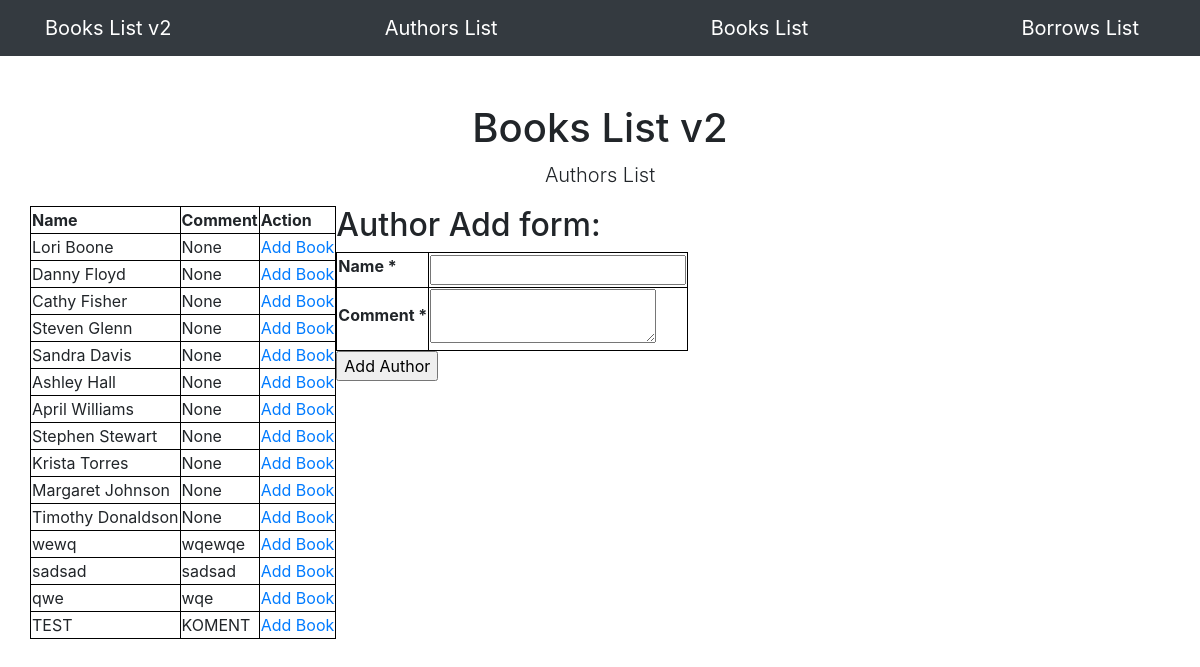
The app's page /authors with its own data.
### app/models.py (models this page shows, shortened)
class Author(db.Model):
    id = db.Column(db.Integer, primary_key=True)
    name = db.Column(db.String(100), index=True, unique=True)
    comment = db.Column(db.String(100), index=True)
    books = db.relationship("Book", backref="author", lazy="dynamic")

### app/routes.py (the view)
@app.route('/authors', methods=["GET", "POST"])
def authors_view():
    form=AuthorForm()
    error = ""
    authors = Author.query.all()
    if request.method == "POST" and form.validate_on_submit():
        form.data.pop('csrf_token')
        new_author = Author(name=form.data['name'], comment=form.data['comment'])
        db.session.add(new_author)
        db.session.commit()
        return redirect(url_for("authors_view"))
    return render_template("authors.html", authors=authors, form=form, error=error)

### app/forms.py
class AuthorForm(FlaskForm):
    name = StringField('Name', validators=[DataRequired()])
    comment = TextAreaField('Comment', validators=[DataRequired()])

### app/templates/authors.html (shortened to what this page needs)
{% extends "base.html" %}
{% block content %}
<div class="row">
    <div class="col-lg-12 text-center">
       <h1 class="mt-5">Books List v2</h1>
       <p class="lead">Authors List</p>
    </div>
    <table>
        <thead>
        <th>Name</th>
        <th>Comment</th>
        <th>Action</th>
        </thead>
        {% for author in authors %}
        <tr>
            <td>{{ author.name }}</a></td>
            <td>{{ author.comment }}</td>
            <td><a href="/addbook/{{ loop.index }}">Add Book</a></td>
        </tr>
        {% endfor %}
    </table>
    <div>
        <h2>Author Add form:</h2>
        <form method="POST" action="/authors">
            <table>
                {% for field in form if field.widget.input_type != 'hidden' %}
                    <tr>
                        <th>{{ field.label }} {% if field.flags.required %}*{% endif %}</th>
                        <td>{{ field }}</td>
                    </tr>
                {% endfor %}
            </table>
            <input type="submit" value="Add Author">
        </form>
    </div>
</div>
{% endblock %}

### app/templates/base.html (style rules this page uses)
table, th, tr, td { border: 1px solid black; }

### records on screen
Author: name "Lori Boone", comment "None"
Author: name "Danny Floyd", comment "None"
Author: name "Cathy Fisher", comment "None"
Author: name "Steven Glenn", comment "None"
Author: name "Sandra Davis", comment "None"
Author: name "Ashley Hall", comment "None"
Author: name "April Williams", comment "None"
Author: name "Stephen Stewart", comment "None"
Author: name "Krista Torres", comment "None"
Author: name "Margaret Johnson", comment "None"
Author: name "Timothy Donaldson", comment "None"
Author: name "wewq", comment "wqewqe"
Author: name "sadsad", comment "sadsad"
Author: name "qwe", comment "wqe"
Author: name "TEST", comment "KOMENT"

### other values on screen
{{ field.label }} "Name" "Comment"
